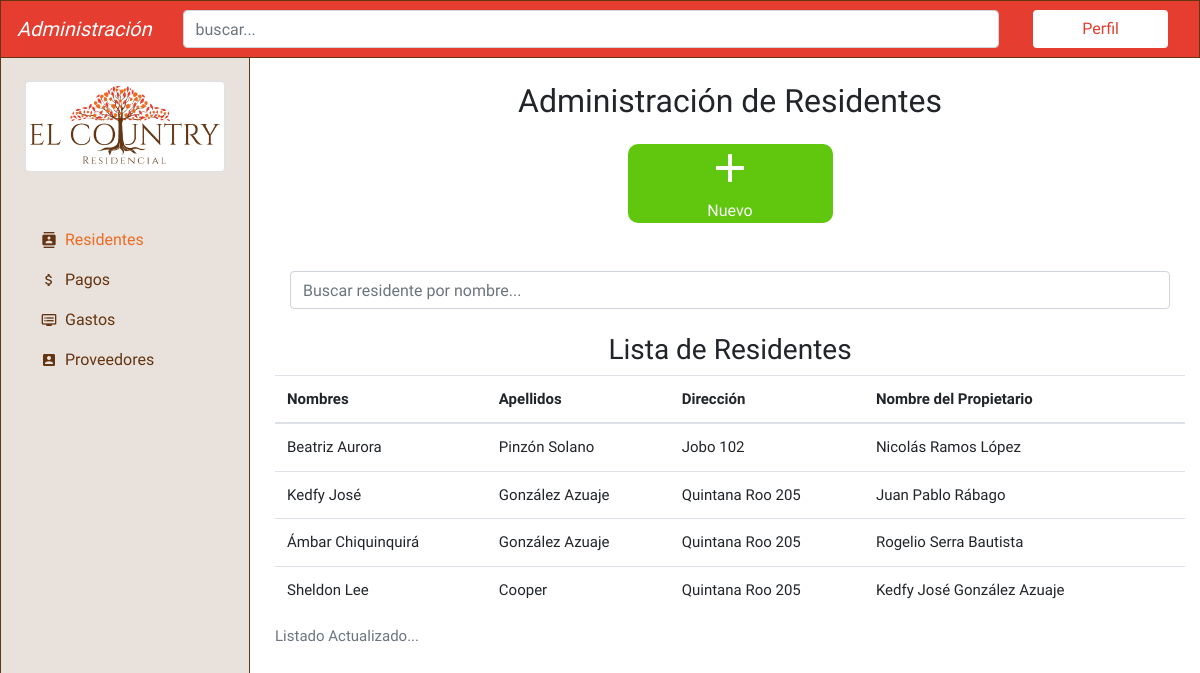
The page /residents/ on the database as committed earlier.
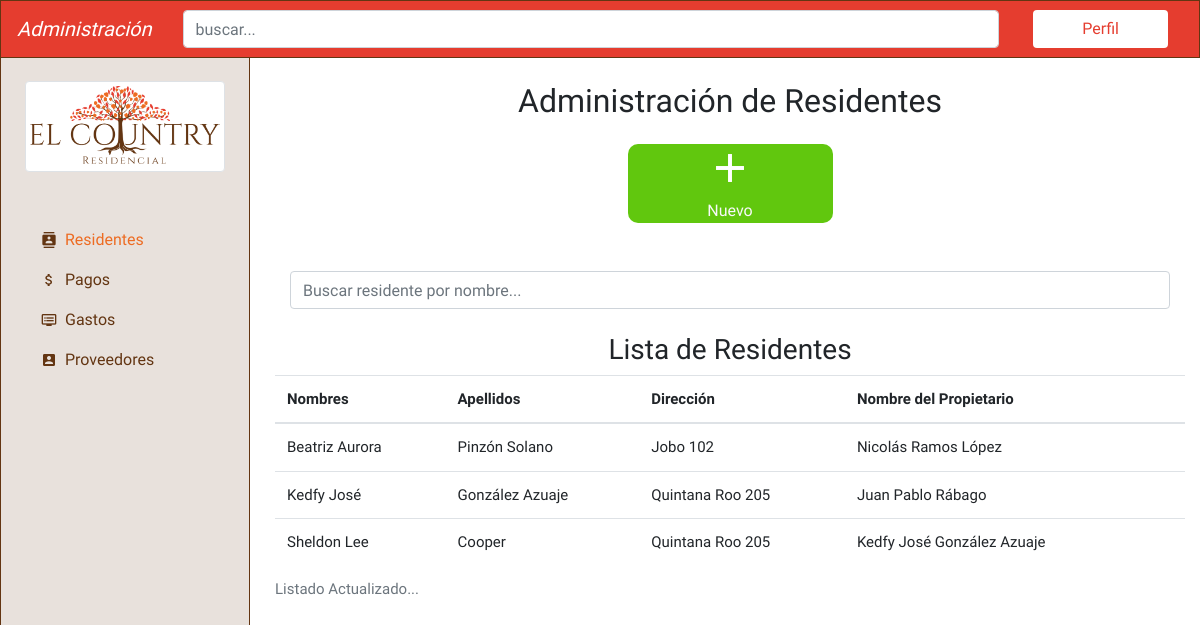
The same page on the database as committed later.
### residents/models.py (models this page shows, shortened)
class Residents(models.Model):
    name = models.CharField(max_length=50, verbose_name="nombre")
    lastname = models.CharField(max_length=50, verbose_name="apellido")
    address = models.CharField(max_length=100, verbose_name="dirección")
    phone_number = models.CharField(max_length=10, verbose_name="número telefónico", blank=True)
    email = models.EmailField(verbose_name="correo electrónico")
    type_of_property = models.CharField(max_length=50, verbose_name="tipo de inmueble")
    owner_name = models.CharField(max_length=100, verbose_name="nombre del propietario")
    owner_phone_number = models.CharField(max_length=10, verbose_name="número telefónico del propietario", blank=True)
    class Meta:
        verbose_name = "Residente"
        verbose_name_plural = "Residentes"
        ordering = ['-lastname']

### residents/views.py (the view)
# urls.py: path('', ResidentsListView.as_view(), name='residents'),
class ResidentsListView(ListView):
    model = Residents

### residents/templates/residents/residents_list.html (shortened to what this page needs)
{% extends 'core/base.html' %}{%block title%}Residentes{% endblock %} {% block content%}
<main class="pt-4">
    <div class="container">
        <h2 class="text-center mb-4">Administración de Residentes</h2>
        <div class="row text-center panel justify-content-center align-middle">
            <div class="col-lg-3 col-md-6 col-12">
                <div class="boton bg-success d-flex align-items-center justify-content-center">
                    <a href="{% url 'residents:create' %}" class="text-light">
                        <i class="material-icons">add</i>
                        <p class="m-0">Nuevo</p>
                    </a>
                </div>
            </div>
        </div>
        <div class="col mt-5">
            <form action="#" class="my-2 my-lg-0">
                <input class="form-control" type="search" placeholder="Buscar residente por nombre...">
            </form>
        </div>
        <h3 class="text-center mt-4">Lista de Residentes</h3>
        <table class="table">
            <caption>Listado Actualizado...</caption>
            <thead>
                <tr>
                    <th scope="col">Nombres</th>
                    <th scope="col">Apellidos</th>
                    <th scope="col">Dirección</th>
                    <th scope="col">Nombre del Propietario</th>
                    <th></th>
                </tr>
            </thead>
            <tbody>
                {% if residents_list %} {% for resident in residents_list %}
                <tr>
                    <td>{{ resident.name}}</td>
                    <td>{{ resident.lastname }}</td>
                    <td>{{ resident.address}}</td>
                    <td>{{ resident.owner_name }}</td>
                    <td>
                    </td>
                </tr>
                {% endfor %} {% else %}
                <p>No hay residentes registrados</p>
                {% endif %}
            </tbody>
        </table>
    </div>
</main>
{% endblock %}

Rows that differ between the two databases and show on the page:
removed Residents: name "Ámbar Chiquinquirá", lastname "González Azuaje", address "Quintana Roo 205", owner_name "Rogelio Serra Bautista"
